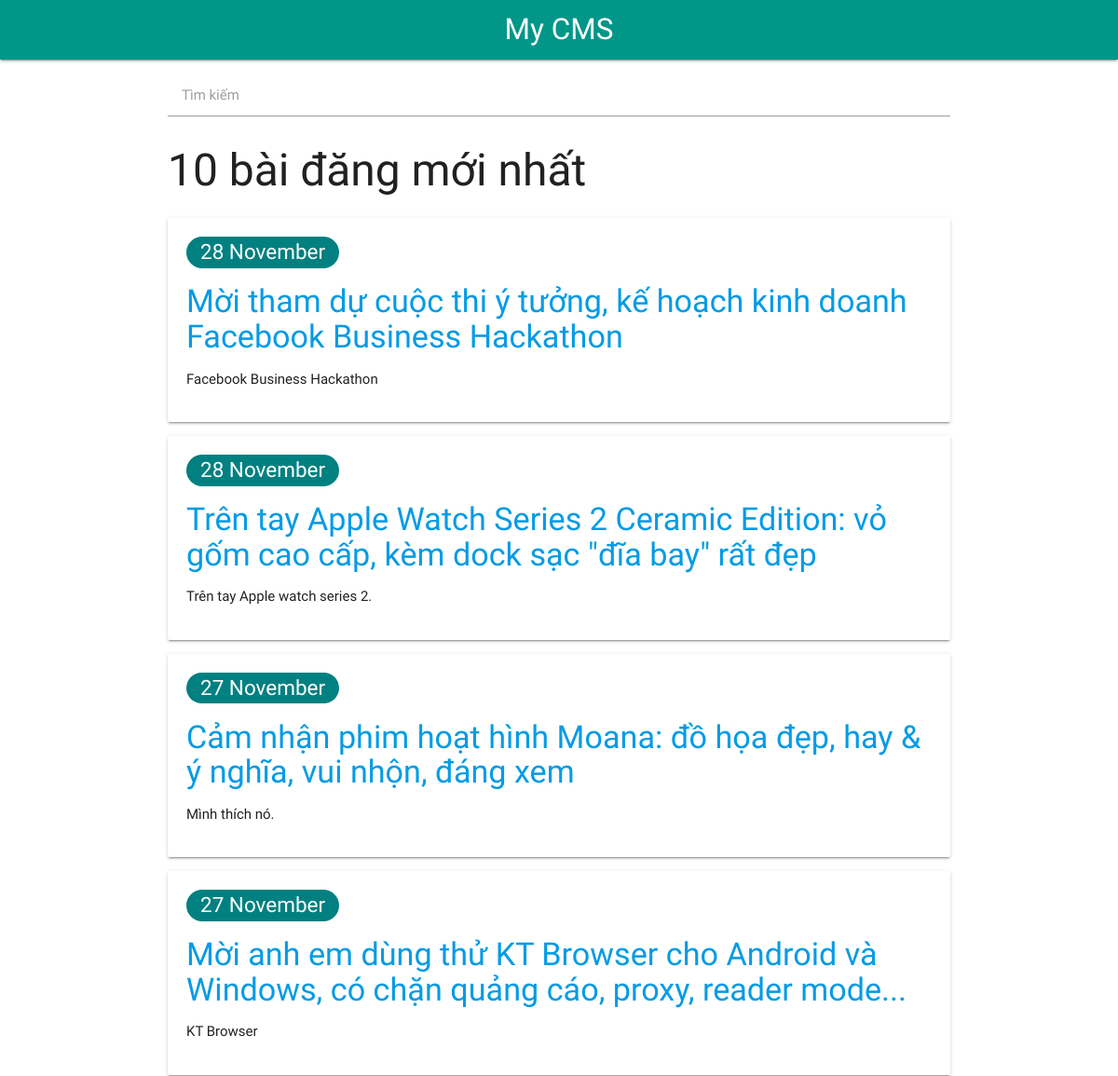
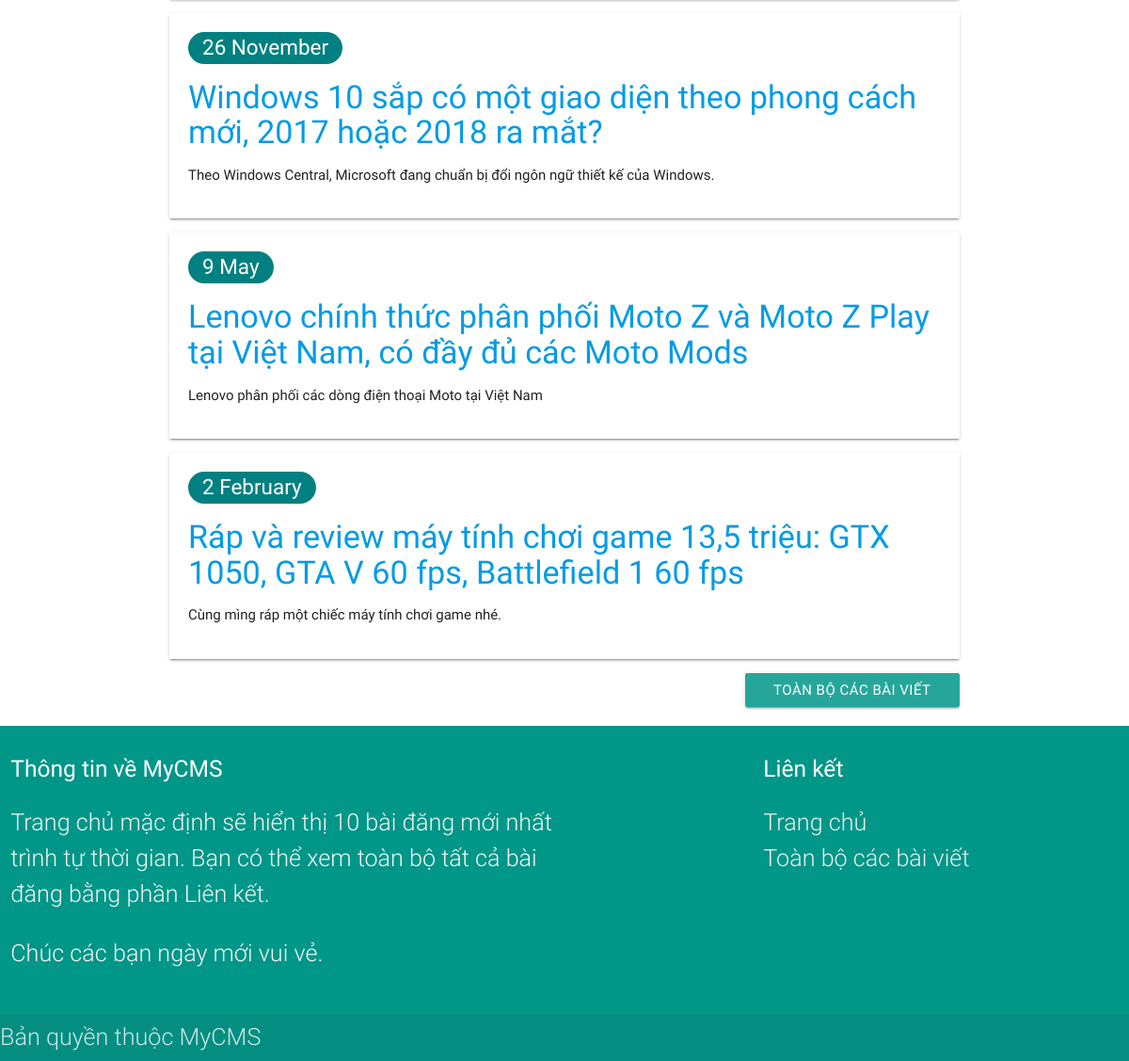
The page / on the database its author committed (2 pictures, top to bottom).
### tables this page shows
CREATE TABLE IF NOT EXISTS `articles` (
  `id` smallint(5) unsigned NOT NULL AUTO_INCREMENT,
  `publicationDate` date NOT NULL,
  `title` varchar(255) NOT NULL,
  `summary` text NOT NULL,
  `content` mediumtext NOT NULL,
  PRIMARY KEY (`id`)
);

### classes/Article.php (called while the page is built, shortened)
<?php
class Article
{
  public function __construct( $data=array() ) {
    if ( isset( $data['id'] ) ) $this->id = (int) $data['id'];
    if ( isset( $data['publicationDate'] ) ) $this->publicationDate = (int) $data['publicationDate'];
    if ( isset( $data['title'] ) ) $this->title = $data['title'];
    if ( isset( $data['summary'] ) ) $this->summary = $data['summary'];
  }
  public static function getList( $numRows=1000000, $order="publicationDate DESC" ) {
    $conn = new PDO( DB_DSN, DB_USERNAME, DB_PASSWORD );
    $sql = "SELECT SQL_CALC_FOUND_ROWS *, UNIX_TIMESTAMP(publicationDate) AS publicationDate FROM articles
            ORDER BY " . mysql_escape_string($order) . " LIMIT :numRows";
    $st = $conn->prepare( $sql );
    $st->bindValue( ":numRows", $numRows, PDO::PARAM_INT );
    $st->execute();
    $list = array();
    while ( $row = $st->fetch() ) {
      $article = new Article( $row );
      $list[] = $article;
    }
    $sql = "SELECT FOUND_ROWS() AS totalRows";
    $totalRows = $conn->query( $sql )->fetch();
    return ( array ( "results" => $list, "totalRows" => $totalRows[0] ) );
  }
}
?>

### templates/homepage.php (the view)
<?php include "templates/include/header.php" ?>
      <h1 style="font-size: 4vw;"> 10 bài đăng mới nhất</h1>
      <ul id="headlines">
<?php foreach ( $results['articles'] as $article ) { ?>
        <li class="card hoverable">
          <div class="datePub">
            <span class="pubDate"><?php echo date('j F', $article->publicationDate)?></span>
          </div>
          <h4>
            <a href=".?action=viewArticle&amp;articleId=<?php echo $article->id?>">
            <?php echo htmlspecialchars( $article->title )?></a>
          </h4>
          <p class="summary"><?php echo htmlspecialchars( $article->summary )?></p>
        </li>
<?php } ?>
      </ul>
      <a class="waves-effect btn" style="float: right" href="./?action=archive">Toàn bộ các bài viết</a>
<?php include "templates/include/footer.php" ?>

### index.php (shortened to what this page needs)
<?php
$action = isset( $_GET['action'] ) ? $_GET['action'] : "";
switch ( $action ) {
  default:
    homepage();
}
function homepage() {
  $results = array();
  $data = Article::getList( HOMEPAGE_NUM_ARTICLES );
  $results['articles'] = $data['results'];
  $results['totalRows'] = $data['totalRows'];
  $results['pageTitle'] = "Trang chủ MyCMS";
  require( TEMPLATE_PATH . "/homepage.php" );
}
?>

### templates/include/header.php (shortened to what this page needs)
<!DOCTYPE html>
<html lang="en">
  <head>
    <link rel="stylesheet" href="templates/materialize/css/materialize.css">
    <link rel="stylesheet" type="text/css" href="style.css" />
  </head>
  <body>
<main>
  <div class="navbar">
    <nav>
      <div class="nav-wrapper">
        <a href="." class="brand-logo center">My CMS</a>
      </div>
    </nav>
  </div>
    <div class="container">
      <form method="post">
        <div class="input-field">
          <input id="search" type="search" name="search" required>
          <label for="search">Tìm kiếm</label>
          <i class="material-icons">x</i>
        </div>
      </form>

### templates/include/footer.php (shortened to what this page needs)
      </div>
      </main>
      <footer class="page-footer flow-text">
            <div class="row">
              <div class="col l6 s12">
                <h5 class="white-text">Thông tin về MyCMS</h5>
                <p class="grey-text text-lighten-4">Trang chủ mặc định sẽ hiển thị 10 bài đăng mới nhất trình tự thời gian.
                  Bạn có thể xem toàn bộ tất cả bài đăng bằng phần Liên kết.</p>
                <p class="grey-text text-lighten-4">Chúc các bạn ngày mới vui vẻ.</p>
              </div>
              <div class="col l4 offset-l2 s12">
                <h5 class="white-text">Liên kết</h5>
                <ul>
                  <li><a class="grey-text text-lighten-3" href=".">Trang chủ</a></li>
                  <li><a class="grey-text text-lighten-3" href="./?action=archive">Toàn bộ các bài viết</a></li>
                </ul>
              </div>
            </div>
          <div class="footer-copyright">
            Bản quyền thuộc MyCMS
          </div>
        </footer>
  </body>
</html>

### style.css (style rules this page uses)
nav { background-color: #009688; }
footer.page-footer { background-color: #009688; }
body { display: flex; min-height: 100vh; flex-direction: column; }
main { flex: 1 0 auto; }
.datePub { display: inline-block; padding-left: 1rem; padding-right: 1rem; clear: both; word-wrap: normal; font-size: 1.5rem; max-width: 17rem; min-width: 4rem; border-radius: 100px; background-color: teal; color: white; }
.card { max-width: 100%; width: 100vw; padding: 20px; align-self: center; }

### rows shown on the page
articles: publicationDate "28 November", title "Mời tham dự cuộc thi ý tưởng, kế hoạch kinh doanh Facebook Business Hackathon", summary "Facebook Business Hackathon"
articles: publicationDate "28 November", title "Trên tay Apple Watch Series 2 Ceramic Edition: vỏ gốm cao cấp, kèm dock sạc \"đĩa bay\" rất đẹp", summary "Trên tay Apple watch series 2."
articles: publicationDate "27 November", title "Cảm nhận phim hoạt hình Moana: đồ họa đẹp, hay & ý nghĩa, vui nhộn, đáng xem", summary "Mình thích nó."
articles: publicationDate "27 November", title "Mời anh em dùng thử KT Browser cho Android và Windows, có chặn quảng cáo, proxy, reader mode...", summary "KT Browser"
articles: publicationDate "26 November", title "Windows 10 sắp có một giao diện theo phong cách mới, 2017 hoặc 2018 ra mắt?", summary "Theo Windows Central, Microsoft đang chuẩn bị đổi ngôn ngữ thiết kế của Windows."
articles: publicationDate "9 May", title "Lenovo chính thức phân phối Moto Z và Moto Z Play tại Việt Nam, có đầy đủ các Moto Mods", summary "Lenovo phân phối các dòng điện thoại Moto tại Việt Nam"
articles: publicationDate "2 February", title "Ráp và review máy tính chơi game 13,5 triệu: GTX 1050, GTA V 60 fps, Battlefield 1 60 fps", summary "Cùng mìng ráp một chiếc máy tính chơi game nhé."
